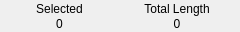
<?xml version="1.0" encoding="UTF-8"?>
<ui version="4.0">
 <class>QG_SelectionWidget</class>
 <widget class="QWidget" name="QG_SelectionWidget">
  <property name="geometry">
   <rect>
    <x>0</x>
    <y>0</y>
    <width>240</width>
    <height>32</height>
   </rect>
  </property>
  <property name="sizePolicy">
   <sizepolicy hsizetype="Preferred" vsizetype="Preferred">
    <horstretch>0</horstretch>
    <verstretch>0</verstretch>
   </sizepolicy>
  </property>
  <property name="minimumSize">
   <size>
    <width>240</width>
    <height>29</height>
   </size>
  </property>
  <property name="maximumSize">
   <size>
    <width>240</width>
    <height>50</height>
   </size>
  </property>
  <property name="windowTitle">
   <string>Selection</string>
  </property>
  <layout class="QGridLayout" name="gridLayout">
   <property name="leftMargin">
    <number>1</number>
   </property>
   <property name="topMargin">
    <number>1</number>
   </property>
   <property name="rightMargin">
    <number>5</number>
   </property>
   <property name="bottomMargin">
    <number>1</number>
   </property>
   <property name="spacing">
    <number>1</number>
   </property>
   <item row="0" column="0">
    <widget class="QLabel" name="lLabel">
     <property name="minimumSize">
      <size>
       <width>46</width>
       <height>0</height>
      </size>
     </property>
     <property name="maximumSize">
      <size>
       <width>120</width>
       <height>16777215</height>
      </size>
     </property>
     <property name="frameShape">
      <enum>QFrame::NoFrame</enum>
     </property>
     <property name="frameShadow">
      <enum>QFrame::Plain</enum>
     </property>
     <property name="text">
      <string>Selected</string>
     </property>
     <property name="alignment">
      <set>Qt::AlignCenter</set>
     </property>
     <property name="wordWrap">
      <bool>false</bool>
     </property>
    </widget>
   </item>
   <item row="1" column="0">
    <widget class="QLabel" name="lEntities">
     <property name="maximumSize">
      <size>
       <width>600</width>
       <height>16777215</height>
      </size>
     </property>
     <property name="focusPolicy">
      <enum>Qt::ClickFocus</enum>
     </property>
     <property name="toolTip">
      <string>&lt;!DOCTYPE HTML PUBLIC &quot;-//W3C//DTD HTML 4.0//EN&quot; &quot;http://www.w3.org/TR/REC-html40/strict.dtd&quot;&gt;
&lt;html&gt;&lt;head&gt;&lt;meta name=&quot;qrichtext&quot; content=&quot;1&quot; /&gt;&lt;style type=&quot;text/css&quot;&gt;
p, li { white-space: pre-wrap; }
&lt;/style&gt;&lt;/head&gt;&lt;body style=&quot; font-family:'Helvetica'; font-size:7pt; font-weight:400; font-style:normal;&quot;&gt;
&lt;p style=&quot; margin-top:0px; margin-bottom:0px; margin-left:0px; margin-right:0px; -qt-block-indent:0; text-indent:0px;&quot;&gt;Number of selected entities&lt;/p&gt;&lt;/body&gt;&lt;/html&gt;</string>
     </property>
     <property name="text">
      <string notr="true">0</string>
     </property>
     <property name="alignment">
      <set>Qt::AlignCenter</set>
     </property>
     <property name="wordWrap">
      <bool>false</bool>
     </property>
     <property name="indent">
      <number>0</number>
     </property>
     <property name="textInteractionFlags">
      <set>Qt::TextSelectableByKeyboard|Qt::TextSelectableByMouse</set>
     </property>
    </widget>
   </item>
   <item row="1" column="1">
    <widget class="QLabel" name="lTotalLength">
     <property name="maximumSize">
      <size>
       <width>600</width>
       <height>16777215</height>
      </size>
     </property>
     <property name="focusPolicy">
      <enum>Qt::ClickFocus</enum>
     </property>
     <property name="toolTip">
      <string>&lt;!DOCTYPE HTML PUBLIC &quot;-//W3C//DTD HTML 4.0//EN&quot; &quot;http://www.w3.org/TR/REC-html40/strict.dtd&quot;&gt;
&lt;html&gt;&lt;head&gt;&lt;meta name=&quot;qrichtext&quot; content=&quot;1&quot; /&gt;&lt;style type=&quot;text/css&quot;&gt;
p, li { white-space: pre-wrap; }
&lt;/style&gt;&lt;/head&gt;&lt;body style=&quot; font-family:'Helvetica'; font-size:7pt; font-weight:400; font-style:normal;&quot;&gt;
&lt;p style=&quot; margin-top:0px; margin-bottom:0px; margin-left:0px; margin-right:0px; -qt-block-indent:0; text-indent:0px;&quot;&gt;Total length of selected entities&lt;/p&gt;&lt;/body&gt;&lt;/html&gt;</string>
     </property>
     <property name="text">
      <string notr="true">0</string>
     </property>
     <property name="alignment">
      <set>Qt::AlignCenter</set>
     </property>
     <property name="wordWrap">
      <bool>false</bool>
     </property>
     <property name="textInteractionFlags">
      <set>Qt::TextSelectableByKeyboard|Qt::TextSelectableByMouse</set>
      </property>
    </widget>
   </item>
   <item row="0" column="1">
    <widget class="QLabel" name="lLabelLength">
     <property name="minimumSize">
      <size>
       <width>60</width>
       <height>0</height>
      </size>
     </property>
     <property name="maximumSize">
      <size>
       <width>120</width>
       <height>16777215</height>
      </size>
     </property>
     <property name="frameShape">
      <enum>QFrame::NoFrame</enum>
     </property>
     <property name="frameShadow">
      <enum>QFrame::Plain</enum>
     </property>
     <property name="text">
      <string>Total Length</string>
     </property>
     <property name="alignment">
      <set>Qt::AlignCenter</set>
     </property>
     <property name="wordWrap">
      <bool>false</bool>
     </property>
    </widget>
   </item>
  </layout>
 </widget>
 <layoutdefault spacing="6" margin="11"/>
 <resources/>
 <connections/>
</ui>
